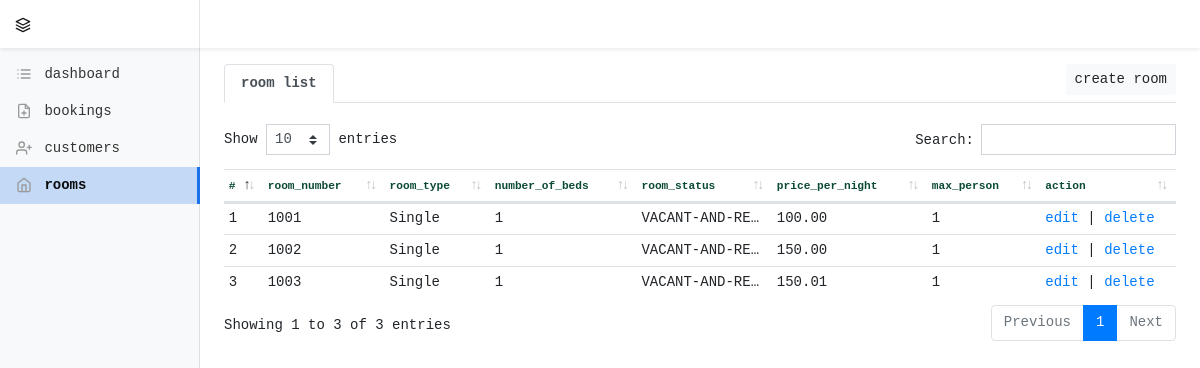
/rooms/, run on the app's committed database.
### rooms/models.py (models this page shows)
class Rooms(models.Model):
    ROOM_TYPES = (
        (1, 'Single'),
        (2, 'Double'),
        (3, 'Triple'),
    )
    ROOM_STATUS = (
        (1, 'OCCUPIED'),
        (2, 'STAYOVER'),
        (3, 'ON-CHANGE'),
        (4, 'DO-NOT-DISTURB'),
        (5, 'CLEANING-IN-PROGRESS'),
        (6, 'SLEEP-OUT'),
        (7, 'ON-QUEUE'),
        (8, 'SKIPPER'),
        (9, 'VACANT-AND-READY'),
        (10, 'OUT-OF-ORDER'),
        (11, 'OUT-OF-SERVICE'),
        (12, 'LOCK-OUT'),
        (13, 'DID-NOT-CHECK-OUT)'),
        (14, 'DUE-OUT'),
        (15, 'CHECK-OUT'),
        (16, 'LATE-CHECK-OUT'),
    )
    room_number = models.IntegerField(blank=True, null=True)
    room_type = models.PositiveIntegerField(choices=ROOM_TYPES)
    price_per_night = models.DecimalField(
        max_digits=5, decimal_places=2, blank=True, null=True)
    max_person = models.IntegerField(blank=True, null=True)
    room_status = models.PositiveIntegerField(choices=ROOM_STATUS)
    number_of_beds = models.IntegerField(blank=True, null=True)
    locked = models.CharField(max_length=50)
    created_date = models.DateTimeField(
        auto_now_add=True, blank=True, null=True)
    class Meta:
        db_table = "rooms"

### rooms/views.py (the view)
# urls.py: path('', views.index, name='index'),
def index(request):
    rooms = Rooms.objects.all()
    context = {'rooms': rooms}
    context['rooms_navlink'] = True
    return render(request, 'rooms/index.html', context)

### rooms/templates/rooms/index.html (shortened to what this page needs)
{% extends 'layout.html' %}
{% load static %}
{% block styles %}
<link rel="stylesheet" type="text/css" href="{% static '/lib/datatable/css/dataTables.bootstrap4.min.css' %}">
{% endblock styles %}
{% block content %}
<div class="">
    <nav>
        <div class="nav nav-tabs" id="nav-tab" role="tablist">
            <a class="nav-item nav-link active mr-auto" id="nav-home-tab" aria-selected="true"><b>room list</b></a>
            <a href="{% url 'rooms:onGetCreate' %}">
                <input type="button" value="create room" class="btn btn-light btn-sm" />
            </a>
        </div>
    </nav>
    <div class="tab-content" id="nav-tabContent">
        <div class="tab-pane fade show active" role="tabpanel" aria-labelledby="nav-home-tab">
            <br />
            <table id="datatable" class="table table-sm table-hover" style="width:100%;">
                <thead>
                    <tr class="text-dark">
                        <th>
                            <font color="#0C4B33"><small><b>#</b></small></font>
                        </th>
                        <th>
                            <font color="#0C4B33"><small><b>room_number</b></small></font>
                        </th>
                        <th>
                            <font color="#0C4B33"><small><b>room_type</b></small></font>
                        </th>
                        <th>
                            <font color="#0C4B33"><small><b>number_of_beds</b></small></font>
                        </th>
                        <th>
                            <font color="#0C4B33"><small><b>room_status</b></small></font>
                        </th>
                        <th>
                            <font color="#0C4B33"><small><b>price_per_night</b></small></font>
                        </th>
                        <th>
                            <font color="#0C4B33"><small><b>max_person</b></small></font>
                        </th>
                        <th>
                            <font color="#0C4B33"><small><b>action</b></small></font>
                        </th>
                    </tr>
                </thead>
                <tbody>
                    {% for room in rooms %}
                    <tr>
                        <td>{{ forloop.counter }}</td>
                        <td>{{ room.room_number }}</td>
                        <td>{{ room.get_room_type_display }}</td>
                        <td>{{ room.number_of_beds }}</td>
                        <td>{{ room.get_room_status_display }}</td>
                        <td>{{ room.price_per_night }}</td>
                        <td>{{ room.max_person }}</td>
                        <td>
                            <a href="{% url 'rooms:onGetEdit' room.id %}">edit</a> |
                            <a href="{% url 'rooms:onPostDelete' room.id %}">delete</a>
                        </td>
                    </tr>
                    {% endfor %}
                </tbody>
            </table>
        </div>
    </div>
</div>
{% endblock %}

### hotelmanagement/templates/layout.html (shortened to what this page needs)
{% load static %}
<!DOCTYPE html>
<html lang="en">
<head>
    <link rel="stylesheet" type="text/css" href="{% static 'lib/bootstrap/dist/css/bootstrap.min.css' %}">
    <link rel="stylesheet" type="text/css" href="{% static 'css/dashboard.css' %}">
    {% block styles %} {% endblock styles %}
</head>
<body class="text-monospace">
<nav class="navbar navbar-light fixed-top bg-white flex-md-nowrap p-0 shadow-sm">
  <a class="navbar-brand col-sm-3 col-md-2 mr-0" href="{% url 'home:index' %}"><span data-feather="layers"></span> <b>{{ settings.APP_NAME }}</b></a>
</nav>
<div class="container-fluid">
  <div class="row">
    {% include "sidebar.html" %}
    <main role="main" class="col-md-9 ml-sm-auto col-lg-10 px-4 mt-3">
      {% block content %} {% endblock %}
    </main>
  </div>
</div>
</body>
</html>

### hotelmanagement/templates/sidebar.html
<nav class="col-md-2 d-none d-md-block bg-light sidebar">
  <div class="sidebar-sticky">
    <ul class="nav flex-column">
      <li class="nav-item {% if home %}youarehere{% endif %}">
        <a class="nav-link" href="{% url 'home:index' %}">
          <span data-feather="list"></span> dashboard
        </a>
      </li>
      <li class="nav-item {% if bookings_navlink %}youarehere{% endif %}">
        <a class="nav-link" href="{% url 'bookings:index' %}">
          <span data-feather="file-plus"></span> bookings
        </a>
      </li>
      <li class="nav-item {% if customers_navlink %}youarehere{% endif %}">
        <a class="nav-link" href="{% url 'customers:index' %}">
          <span data-feather="user-plus"></span> customers
        </a>
      </li>
      <li class="nav-item {% if rooms_navlink %}youarehere{% endif %}">
        <a class="nav-link" href="{% url 'rooms:index' %}">
          <span data-feather="home"></span> rooms
        </a>
      </li>
    </ul>
  </div>
</nav>

### hotelmanagement/static/css/dashboard.css (style rules this page uses)
body { font-size: .875rem; }
.feather { width: 16px; height: 16px; vertical-align: text-bottom; }
.sidebar { position: fixed; top: 0; bottom: 0; left: 0; z-index: 100; padding: 48px 0 0; box-shadow: inset -1px 0 0 rgba(0, 0, 0, .1); }
.sidebar-sticky { position: relative; top: 0; height: calc(100vh - 48px); padding-top: .5rem; overflow-x: hidden; overflow-y: auto; }
.sidebar .nav-link { font-weight: 500; color: #333; }
.sidebar .nav-link .feather { margin-right: 4px; color: #999; }
[role="main"] { padding-top: 133px; }
@media (min-width: 768px) { [role="main"] { padding-top: 48px; } }
.navbar-brand { padding-top: .75rem; padding-bottom: .75rem; font-size: 1rem; background-color: rgba(0, 0, 0, 0); box-shadow: inset -1px 0 0 rgba(0, 0, 0, .10); }
td { max-width: 100px; overflow: hidden; text-overflow: ellipsis; white-space: nowrap; }
.youarehere .nav-link { font-weight: bold; background: #1a73e83d; color: #0c0d0e; border-right: 3px solid #1a73e8; }

### data on the page
Rooms: room_number "1001", room_type "Single", number_of_beds "1", room_status "VACANT-AND-RE…", price_per_night "100.00", max_person "1"
Rooms: room_number "1002", room_type "Single", number_of_beds "1", room_status "VACANT-AND-RE…", price_per_night "150.00", max_person "1"
Rooms: room_number "1003", room_type "Single", number_of_beds "1", room_status "VACANT-AND-RE…", price_per_night "150.01", max_person "1"
